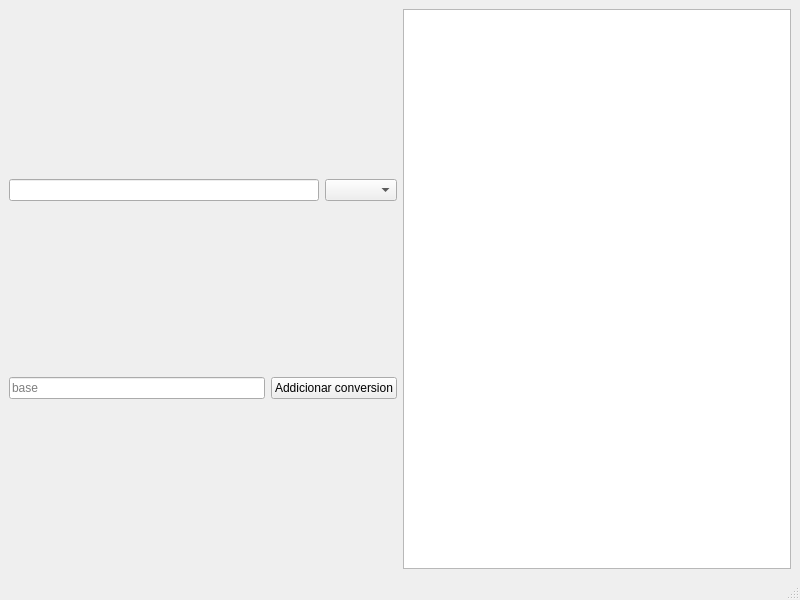
<?xml version="1.0" encoding="UTF-8"?>
<ui version="4.0">
 <class>MainWindow</class>
 <widget class="QMainWindow" name="MainWindow">
  <property name="geometry">
   <rect>
    <x>0</x>
    <y>0</y>
    <width>800</width>
    <height>600</height>
   </rect>
  </property>
  <property name="windowTitle">
   <string>MainWindow</string>
  </property>
  <widget class="QWidget" name="centralwidget">
   <layout class="QVBoxLayout" name="verticalLayout_2">
    <item>
     <layout class="QHBoxLayout" name="horizontalLayout">
      <item>
       <layout class="QVBoxLayout" name="verticalLayout">
        <item>
         <layout class="QHBoxLayout" name="horizontalLayoutCurrentNumber">
          <item>
           <widget class="QLineEdit" name="lineEditCurrenNumber"/>
          </item>
          <item>
           <widget class="QComboBox" name="comboBoxBase"/>
          </item>
         </layout>
        </item>
        <item>
         <layout class="QHBoxLayout" name="horizontalLayoutAdd">
          <item>
           <widget class="QLineEdit" name="lineEditAddBase">
            <property name="minimumSize">
             <size>
              <width>60</width>
              <height>0</height>
             </size>
            </property>
            <property name="placeholderText">
             <string>base</string>
            </property>
            <property name="clearButtonEnabled">
             <bool>true</bool>
            </property>
           </widget>
          </item>
          <item>
           <widget class="QPushButton" name="pushButton">
            <property name="text">
             <string>Addicionar conversion</string>
            </property>
           </widget>
          </item>
         </layout>
        </item>
       </layout>
      </item>
      <item>
       <widget class="QTableView" name="tableView">
        <property name="editTriggers">
         <set>QAbstractItemView::NoEditTriggers</set>
        </property>
        <property name="dragDropOverwriteMode">
         <bool>false</bool>
        </property>
        <property name="alternatingRowColors">
         <bool>true</bool>
        </property>
        <attribute name="verticalHeaderVisible">
         <bool>false</bool>
        </attribute>
       </widget>
      </item>
      <item>
       <layout class="QVBoxLayout" name="verticalLayoutResult"/>
      </item>
     </layout>
    </item>
   </layout>
  </widget>
  <widget class="QMenuBar" name="menubar">
   <property name="geometry">
    <rect>
     <x>0</x>
     <y>0</y>
     <width>800</width>
     <height>30</height>
    </rect>
   </property>
  </widget>
  <widget class="QStatusBar" name="statusbar"/>
 </widget>
 <resources/>
 <connections/>
</ui>
